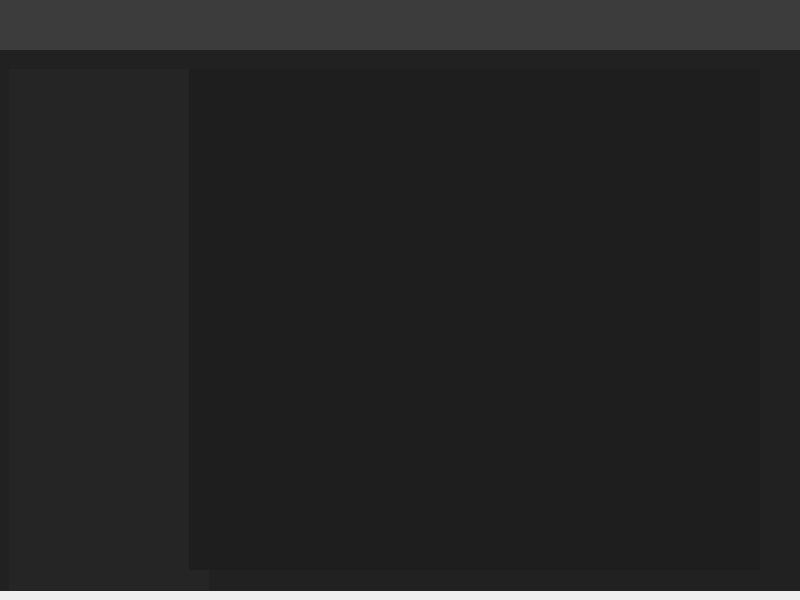
<?xml version="1.0" encoding="UTF-8"?>
<ui version="4.0">
 <class>XViewerClass</class>
 <widget class="QWidget" name="XViewerClass">
  <property name="geometry">
   <rect>
    <x>0</x>
    <y>0</y>
    <width>800</width>
    <height>600</height>
   </rect>
  </property>
  <property name="windowTitle">
   <string>XViewer</string>
  </property>
  <property name="windowIcon">
   <iconset resource="xviewer.qrc">
    <normaloff>:/XViewer/img/xv.ico</normaloff>:/XViewer/img/xv.ico</iconset>
  </property>
  <property name="styleSheet">
   <string notr="true">/* 顶部样式 */
#head
{
background-color:#3c3c3c;
}
#logo
{
background-image: url(:/XViewer/img/logo_150_40.png);
}
#close
{
background-image: url(:/XViewer/img/close.png);
}
#min
{
background-image: url(:/XViewer/img/min.png);
}
#max
{
background-image: url(:/XViewer/img/max.png);
}
#normal
{
background-image: url(:/XViewer/img/normal.png);
}
/* body 样式*/
#body
{
background-color:#212121;
}
#left
{
background-color:#252525;
}
#cams
{
background-color:#1e1e1e;
}</string>
  </property>
  <widget class="QWidget" name="head" native="true">
   <property name="geometry">
    <rect>
     <x>0</x>
     <y>0</y>
     <width>800</width>
     <height>50</height>
    </rect>
   </property>
   <property name="maximumSize">
    <size>
     <width>16777215</width>
     <height>50</height>
    </size>
   </property>
   <property name="styleSheet">
    <string notr="true"/>
   </property>
   <widget class="QWidget" name="logo" native="true">
    <property name="geometry">
     <rect>
      <x>0</x>
      <y>5</y>
      <width>151</width>
      <height>41</height>
     </rect>
    </property>
   </widget>
   <widget class="QWidget" name="head_button" native="true">
    <property name="geometry">
     <rect>
      <x>690</x>
      <y>10</y>
      <width>101</width>
      <height>31</height>
     </rect>
    </property>
    <widget class="QPushButton" name="min">
     <property name="geometry">
      <rect>
       <x>10</x>
       <y>0</y>
       <width>20</width>
       <height>20</height>
      </rect>
     </property>
     <property name="text">
      <string/>
     </property>
     <property name="flat">
      <bool>true</bool>
     </property>
    </widget>
    <widget class="QPushButton" name="max">
     <property name="geometry">
      <rect>
       <x>40</x>
       <y>0</y>
       <width>20</width>
       <height>20</height>
      </rect>
     </property>
     <property name="text">
      <string/>
     </property>
     <property name="flat">
      <bool>true</bool>
     </property>
    </widget>
    <widget class="QPushButton" name="close">
     <property name="geometry">
      <rect>
       <x>70</x>
       <y>0</y>
       <width>20</width>
       <height>20</height>
      </rect>
     </property>
     <property name="text">
      <string/>
     </property>
     <property name="flat">
      <bool>true</bool>
     </property>
    </widget>
    <widget class="QPushButton" name="normal">
     <property name="geometry">
      <rect>
       <x>40</x>
       <y>0</y>
       <width>20</width>
       <height>20</height>
      </rect>
     </property>
     <property name="text">
      <string/>
     </property>
     <property name="flat">
      <bool>true</bool>
     </property>
    </widget>
    <zorder>min</zorder>
    <zorder>close</zorder>
    <zorder>normal</zorder>
    <zorder>max</zorder>
   </widget>
  </widget>
  <widget class="QWidget" name="body" native="true">
   <property name="geometry">
    <rect>
     <x>0</x>
     <y>50</y>
     <width>801</width>
     <height>541</height>
    </rect>
   </property>
   <widget class="QWidget" name="left" native="true">
    <property name="geometry">
     <rect>
      <x>9</x>
      <y>19</y>
      <width>200</width>
      <height>591</height>
     </rect>
    </property>
    <property name="maximumSize">
     <size>
      <width>200</width>
      <height>16777215</height>
     </size>
    </property>
   </widget>
   <widget class="QWidget" name="cams" native="true">
    <property name="geometry">
     <rect>
      <x>189</x>
      <y>19</y>
      <width>571</width>
      <height>501</height>
     </rect>
    </property>
   </widget>
  </widget>
 </widget>
 <layoutdefault spacing="6" margin="11"/>
 <resources>
  <include location="xviewer.qrc"/>
 </resources>
 <connections>
  <connection>
   <sender>close</sender>
   <signal>clicked()</signal>
   <receiver>XViewerClass</receiver>
   <slot>close()</slot>
   <hints>
    <hint type="sourcelabel">
     <x>776</x>
     <y>22</y>
    </hint>
    <hint type="destinationlabel">
     <x>1008</x>
     <y>277</y>
    </hint>
   </hints>
  </connection>
  <connection>
   <sender>normal</sender>
   <signal>clicked()</signal>
   <receiver>XViewerClass</receiver>
   <slot>NormalWindow()</slot>
   <hints>
    <hint type="sourcelabel">
     <x>739</x>
     <y>19</y>
    </hint>
    <hint type="destinationlabel">
     <x>728</x>
     <y>-88</y>
    </hint>
   </hints>
  </connection>
  <connection>
   <sender>min</sender>
   <signal>clicked()</signal>
   <receiver>XViewerClass</receiver>
   <slot>showMinimized()</slot>
   <hints>
    <hint type="sourcelabel">
     <x>708</x>
     <y>19</y>
    </hint>
    <hint type="destinationlabel">
     <x>685</x>
     <y>-96</y>
    </hint>
   </hints>
  </connection>
  <connection>
   <sender>max</sender>
   <signal>clicked()</signal>
   <receiver>XViewerClass</receiver>
   <slot>MaxWindow()</slot>
   <hints>
    <hint type="sourcelabel">
     <x>744</x>
     <y>24</y>
    </hint>
    <hint type="destinationlabel">
     <x>891</x>
     <y>184</y>
    </hint>
   </hints>
  </connection>
 </connections>
 <slots>
  <slot>MaxWindow()</slot>
  <slot>NormalWindow()</slot>
 </slots>
</ui>
